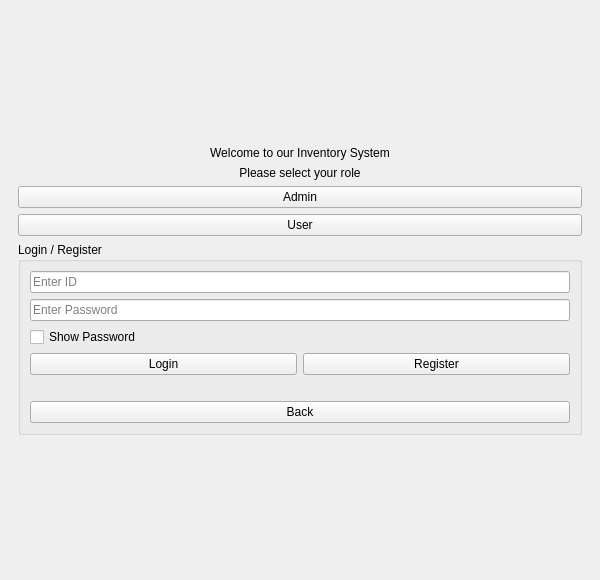
<?xml version="1.0" encoding="UTF-8"?>
<ui version="4.0">
 <class>MainWindow</class>
 <widget class="QMainWindow" name="MainWindow">
  <property name="geometry">
   <rect><x>0</x><y>0</y><width>600</width><height>580</height></rect>
  </property>
  <property name="windowTitle">
   <string>Inventory Login</string>
  </property>
  <widget class="QWidget" name="centralwidget">
   <layout class="QVBoxLayout" name="centralLayout">
    <item>
     <widget class="QStackedWidget" name="stackedWidget">
      <property name="currentIndex">
       <number>0</number>
      </property>

      <!-- Page 0: Login/Role Selection -->
      <widget class="QWidget" name="page_login">
       <layout class="QVBoxLayout" name="verticalLayout">

        <item>
         <spacer name="topSpacer">
          <property name="orientation"><enum>Qt::Vertical</enum></property>
          <property name="sizeHint"><size><width>20</width><height>30</height></size></property>
         </spacer>
        </item>

        <item>
         <widget class="QLabel" name="welcomeLabel">
          <property name="text">
           <string>Welcome to our Inventory System</string>
          </property>
          <property name="alignment"><set>Qt::AlignCenter</set></property>
         </widget>
        </item>

        <item>
         <widget class="QLabel" name="roleLabel">
          <property name="text">
           <string>Please select your role</string>
          </property>
          <property name="alignment"><set>Qt::AlignCenter</set></property>
         </widget>
        </item>

        <item>
         <widget class="QPushButton" name="adminBtn">
          <property name="text"><string>Admin</string></property>
         </widget>
        </item>

        <item>
         <widget class="QPushButton" name="userBtn">
          <property name="text"><string>User</string></property>
         </widget>
        </item>

        <item>
         <widget class="QGroupBox" name="loginGroup">
          <property name="title"><string>Login / Register</string></property>
          <layout class="QVBoxLayout" name="loginLayout">

           <item>
            <widget class="QLineEdit" name="idInput">
             <property name="placeholderText"><string>Enter ID</string></property>
            </widget>
           </item>

           <item>
            <widget class="QLineEdit" name="passwordInput">
             <property name="echoMode"><enum>QLineEdit::Password</enum></property>
             <property name="placeholderText"><string>Enter Password</string></property>
            </widget>
           </item>

           <item>
            <widget class="QCheckBox" name="showPasswordCheckbox">
             <property name="text"><string>Show Password</string></property>
            </widget>
           </item>

           <item>
            <layout class="QHBoxLayout" name="loginButtonsLayout">
             <item>
              <widget class="QPushButton" name="loginBtn">
               <property name="text"><string>Login</string></property>
              </widget>
             </item>
             <item>
              <widget class="QPushButton" name="registerBtn">
               <property name="text"><string>Register</string></property>
              </widget>
             </item>
            </layout>
           </item>

           <item>
            <widget class="QLabel" name="messageLabel">
             <property name="text"/>
             <property name="alignment"><set>Qt::AlignCenter</set></property>
            </widget>
           </item>

           <item>
            <widget class="QPushButton" name="backBtn">
             <property name="text"><string>Back</string></property>
            </widget>
           </item>

          </layout>
         </widget>
        </item>

        <item>
         <spacer name="bottomSpacer">
          <property name="orientation"><enum>Qt::Vertical</enum></property>
          <property name="sizeHint"><size><width>20</width><height>40</height></size></property>
         </spacer>
        </item>

       </layout>
      </widget>

      <!-- Page 1: User Page container -->
      <widget class="QWidget" name="page_user">
       <layout class="QVBoxLayout" name="userLayout">
        <item>
         <widget class="QWidget" name="userPageContainer">
          <property name="minimumSize">
           <size><width>400</width><height>400</height></size>
          </property>
         </widget>
        </item>
       </layout>
      </widget>

      <!-- Page 2: Checkout Page -->
      <widget class="QWidget" name="checkoutPage">
       <layout class="QVBoxLayout" name="checkoutLayout">
        <item>
         <widget class="QLabel" name="checkoutLabel">
          <property name="text">
           <string>Checkout Page</string>
          </property>
          <property name="alignment">
           <set>Qt::AlignCenter</set>
          </property>
         </widget>
        </item>
       </layout>
      </widget>

     </widget>
    </item>
   </layout>
  </widget>
 </widget>
 <resources/>
 <connections/>
</ui>
